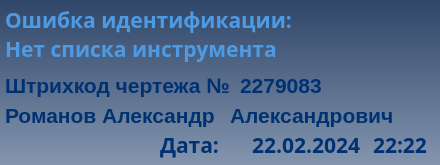
<?xml version="1.0" encoding="UTF-8"?>
<ui version="4.0">
 <class>widget_27_4_21_err_no_list_tool</class>
 <widget class="QWidget" name="widget_27_4_21_err_no_list_tool">
  <property name="geometry">
   <rect>
    <x>0</x>
    <y>0</y>
    <width>440</width>
    <height>165</height>
   </rect>
  </property>
  <property name="windowTitle">
   <string>widget_27_4_21_err_no_list_tool</string>
  </property>
  <property name="layoutDirection">
   <enum>Qt::LeftToRight</enum>
  </property>
  <property name="styleSheet">
   <string notr="true">background-color: qlineargradient(spread:pad, x1:0.5, y1:0, x2:0.5, y2:1, stop:0 rgba(47, 70, 105, 255), stop:1 rgba(131, 149, 174, 255));</string>
  </property>
  <widget class="QLabel" name="lbl_time">
   <property name="enabled">
    <bool>true</bool>
   </property>
   <property name="geometry">
    <rect>
     <x>365</x>
     <y>130</y>
     <width>70</width>
     <height>30</height>
    </rect>
   </property>
   <property name="font">
    <font>
     <family>Arial Black</family>
     <pointsize>16</pointsize>
     <weight>75</weight>
     <italic>false</italic>
     <bold>true</bold>
     <underline>false</underline>
    </font>
   </property>
   <property name="mouseTracking">
    <bool>true</bool>
   </property>
   <property name="contextMenuPolicy">
    <enum>Qt::NoContextMenu</enum>
   </property>
   <property name="layoutDirection">
    <enum>Qt::LeftToRight</enum>
   </property>
   <property name="styleSheet">
    <string notr="true">color: rgb(0, 49, 114);
background-color: qlineargradient(spread:pad, x1:0, y1:0, x2:1, y2:0, stop:0 rgba(0, 0, 0, 0), stop:1 rgba(255, 255, 255, 0));</string>
   </property>
   <property name="lineWidth">
    <number>1</number>
   </property>
   <property name="text">
    <string>22:22</string>
   </property>
   <property name="textFormat">
    <enum>Qt::AutoText</enum>
   </property>
   <property name="alignment">
    <set>Qt::AlignCenter</set>
   </property>
   <property name="wordWrap">
    <bool>false</bool>
   </property>
   <property name="margin">
    <number>0</number>
   </property>
   <property name="indent">
    <number>0</number>
   </property>
   <property name="textInteractionFlags">
    <set>Qt::NoTextInteraction</set>
   </property>
  </widget>
  <widget class="QLabel" name="lbl_info_2">
   <property name="enabled">
    <bool>true</bool>
   </property>
   <property name="geometry">
    <rect>
     <x>160</x>
     <y>130</y>
     <width>65</width>
     <height>30</height>
    </rect>
   </property>
   <property name="font">
    <font>
     <family>Arial Black</family>
     <pointsize>16</pointsize>
     <weight>75</weight>
     <italic>false</italic>
     <bold>true</bold>
     <underline>false</underline>
    </font>
   </property>
   <property name="mouseTracking">
    <bool>true</bool>
   </property>
   <property name="contextMenuPolicy">
    <enum>Qt::NoContextMenu</enum>
   </property>
   <property name="layoutDirection">
    <enum>Qt::LeftToRight</enum>
   </property>
   <property name="styleSheet">
    <string notr="true">color: rgb(0, 49, 114);
background-color: qlineargradient(spread:pad, x1:0, y1:0, x2:1, y2:0, stop:0 rgba(0, 0, 0, 0), stop:1 rgba(255, 255, 255, 0));</string>
   </property>
   <property name="lineWidth">
    <number>1</number>
   </property>
   <property name="text">
    <string>Дата:</string>
   </property>
   <property name="textFormat">
    <enum>Qt::AutoText</enum>
   </property>
   <property name="alignment">
    <set>Qt::AlignLeading|Qt::AlignLeft|Qt::AlignVCenter</set>
   </property>
   <property name="wordWrap">
    <bool>false</bool>
   </property>
   <property name="margin">
    <number>0</number>
   </property>
   <property name="indent">
    <number>0</number>
   </property>
   <property name="textInteractionFlags">
    <set>Qt::NoTextInteraction</set>
   </property>
  </widget>
  <widget class="QLabel" name="lbl_data">
   <property name="enabled">
    <bool>true</bool>
   </property>
   <property name="geometry">
    <rect>
     <x>230</x>
     <y>130</y>
     <width>130</width>
     <height>30</height>
    </rect>
   </property>
   <property name="font">
    <font>
     <family>Arial Black</family>
     <pointsize>16</pointsize>
     <weight>75</weight>
     <italic>false</italic>
     <bold>true</bold>
     <underline>false</underline>
    </font>
   </property>
   <property name="mouseTracking">
    <bool>true</bool>
   </property>
   <property name="contextMenuPolicy">
    <enum>Qt::NoContextMenu</enum>
   </property>
   <property name="layoutDirection">
    <enum>Qt::LeftToRight</enum>
   </property>
   <property name="styleSheet">
    <string notr="true">color: rgb(0, 49, 114);
background-color: qlineargradient(spread:pad, x1:0, y1:0, x2:1, y2:0, stop:0 rgba(0, 0, 0, 0), stop:1 rgba(255, 255, 255, 0));</string>
   </property>
   <property name="lineWidth">
    <number>1</number>
   </property>
   <property name="text">
    <string>22.02.2024</string>
   </property>
   <property name="textFormat">
    <enum>Qt::AutoText</enum>
   </property>
   <property name="alignment">
    <set>Qt::AlignRight|Qt::AlignTrailing|Qt::AlignVCenter</set>
   </property>
   <property name="wordWrap">
    <bool>false</bool>
   </property>
   <property name="margin">
    <number>0</number>
   </property>
   <property name="indent">
    <number>0</number>
   </property>
   <property name="textInteractionFlags">
    <set>Qt::NoTextInteraction</set>
   </property>
  </widget>
  <widget class="QLabel" name="lbl_name_1">
   <property name="enabled">
    <bool>true</bool>
   </property>
   <property name="geometry">
    <rect>
     <x>5</x>
     <y>100</y>
     <width>220</width>
     <height>30</height>
    </rect>
   </property>
   <property name="font">
    <font>
     <family>Arial</family>
     <pointsize>16</pointsize>
     <weight>75</weight>
     <bold>true</bold>
    </font>
   </property>
   <property name="layoutDirection">
    <enum>Qt::LeftToRight</enum>
   </property>
   <property name="styleSheet">
    <string notr="true">color: rgb(0, 49, 114);
background-color: qlineargradient(spread:pad, x1:0, y1:0, x2:1, y2:0, stop:0 rgba(0, 0, 0, 0), stop:1 rgba(255, 255, 255, 0));</string>
   </property>
   <property name="text">
    <string>Романов Александр</string>
   </property>
  </widget>
  <widget class="QLabel" name="lbl_name_2">
   <property name="enabled">
    <bool>true</bool>
   </property>
   <property name="geometry">
    <rect>
     <x>230</x>
     <y>100</y>
     <width>240</width>
     <height>30</height>
    </rect>
   </property>
   <property name="font">
    <font>
     <family>Arial</family>
     <pointsize>16</pointsize>
     <weight>75</weight>
     <bold>true</bold>
    </font>
   </property>
   <property name="layoutDirection">
    <enum>Qt::LeftToRight</enum>
   </property>
   <property name="styleSheet">
    <string notr="true">color: rgb(0, 49, 114);
background-color: qlineargradient(spread:pad, x1:0, y1:0, x2:1, y2:0, stop:0 rgba(0, 0, 0, 0), stop:1 rgba(255, 255, 255, 0));</string>
   </property>
   <property name="text">
    <string>Александрович</string>
   </property>
  </widget>
  <widget class="QLabel" name="lbl_name_error">
   <property name="enabled">
    <bool>true</bool>
   </property>
   <property name="geometry">
    <rect>
     <x>5</x>
     <y>5</y>
     <width>411</width>
     <height>60</height>
    </rect>
   </property>
   <property name="font">
    <font>
     <family>Arial Black</family>
     <pointsize>16</pointsize>
     <weight>75</weight>
     <bold>true</bold>
    </font>
   </property>
   <property name="layoutDirection">
    <enum>Qt::LeftToRight</enum>
   </property>
   <property name="styleSheet">
    <string notr="true">color: rgb(78, 155, 229);
background-color: qlineargradient(spread:pad, x1:0, y1:0, x2:1, y2:0, stop:0 rgba(0, 0, 0, 0), stop:1 rgba(255, 255, 255, 0));</string>
   </property>
   <property name="text">
    <string>&lt;html&gt;&lt;head/&gt;&lt;body&gt;&lt;p&gt;Ошибка идентификации:&lt;br/&gt;Нет списка инструмента&lt;/p&gt;&lt;/body&gt;&lt;/html&gt;</string>
   </property>
  </widget>
  <widget class="QLabel" name="lbl_info_1">
   <property name="enabled">
    <bool>true</bool>
   </property>
   <property name="geometry">
    <rect>
     <x>5</x>
     <y>70</y>
     <width>230</width>
     <height>30</height>
    </rect>
   </property>
   <property name="font">
    <font>
     <family>Arial</family>
     <pointsize>16</pointsize>
     <weight>75</weight>
     <bold>true</bold>
    </font>
   </property>
   <property name="layoutDirection">
    <enum>Qt::LeftToRight</enum>
   </property>
   <property name="styleSheet">
    <string notr="true">color: rgb(0, 49, 114);
background-color: qlineargradient(spread:pad, x1:0, y1:0, x2:1, y2:0, stop:0 rgba(0, 0, 0, 0), stop:1 rgba(255, 255, 255, 0));</string>
   </property>
   <property name="text">
    <string>Штрихкод чертежа №</string>
   </property>
  </widget>
  <widget class="QLabel" name="lbl_number_barcode">
   <property name="enabled">
    <bool>true</bool>
   </property>
   <property name="geometry">
    <rect>
     <x>240</x>
     <y>70</y>
     <width>150</width>
     <height>30</height>
    </rect>
   </property>
   <property name="font">
    <font>
     <family>Arial</family>
     <pointsize>16</pointsize>
     <weight>75</weight>
     <bold>true</bold>
    </font>
   </property>
   <property name="layoutDirection">
    <enum>Qt::LeftToRight</enum>
   </property>
   <property name="styleSheet">
    <string notr="true">color: rgb(0, 49, 114);
background-color: qlineargradient(spread:pad, x1:0, y1:0, x2:1, y2:0, stop:0 rgba(0, 0, 0, 0), stop:1 rgba(255, 255, 255, 0));</string>
   </property>
   <property name="text">
    <string>2279083</string>
   </property>
  </widget>
 </widget>
 <resources/>
 <connections/>
</ui>
